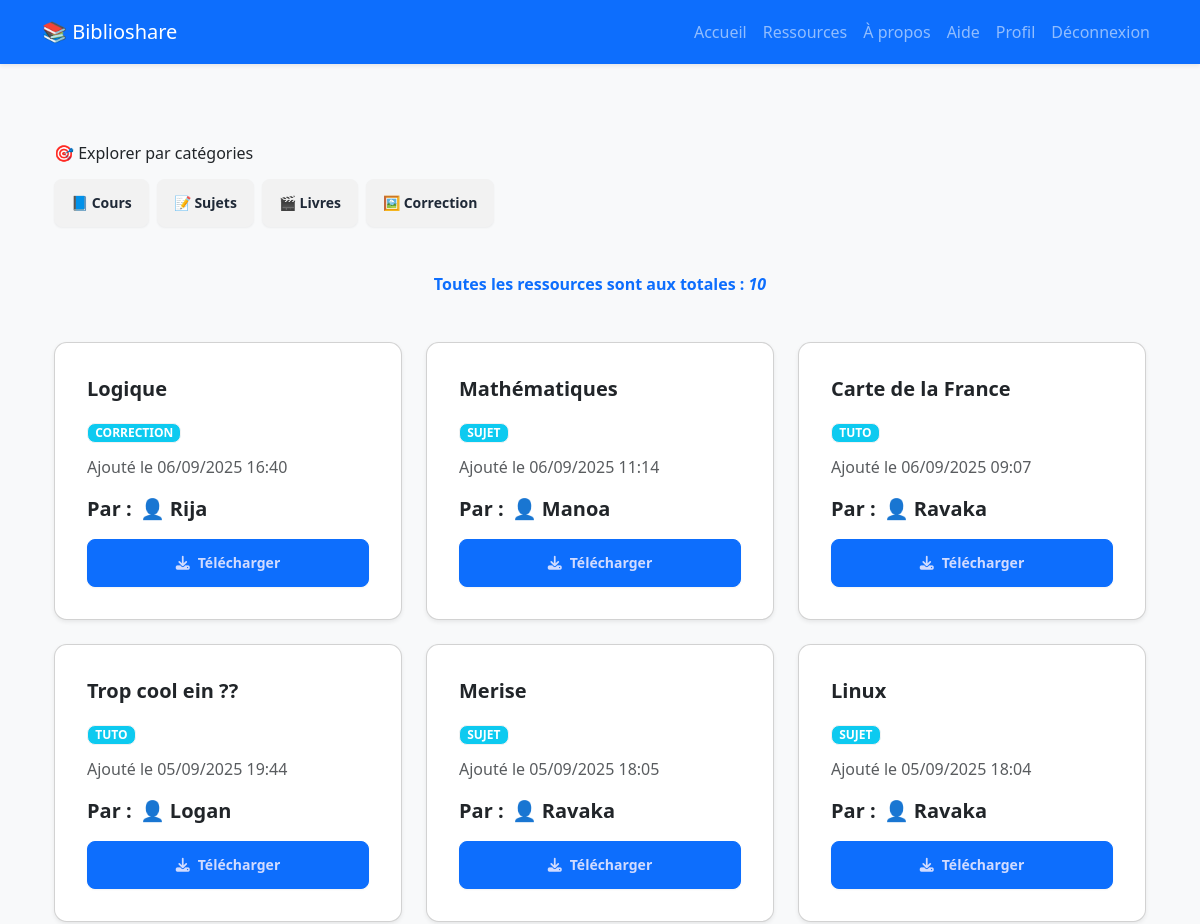
Page /fr/listes/ (signed in, upper part) on the earlier database version.
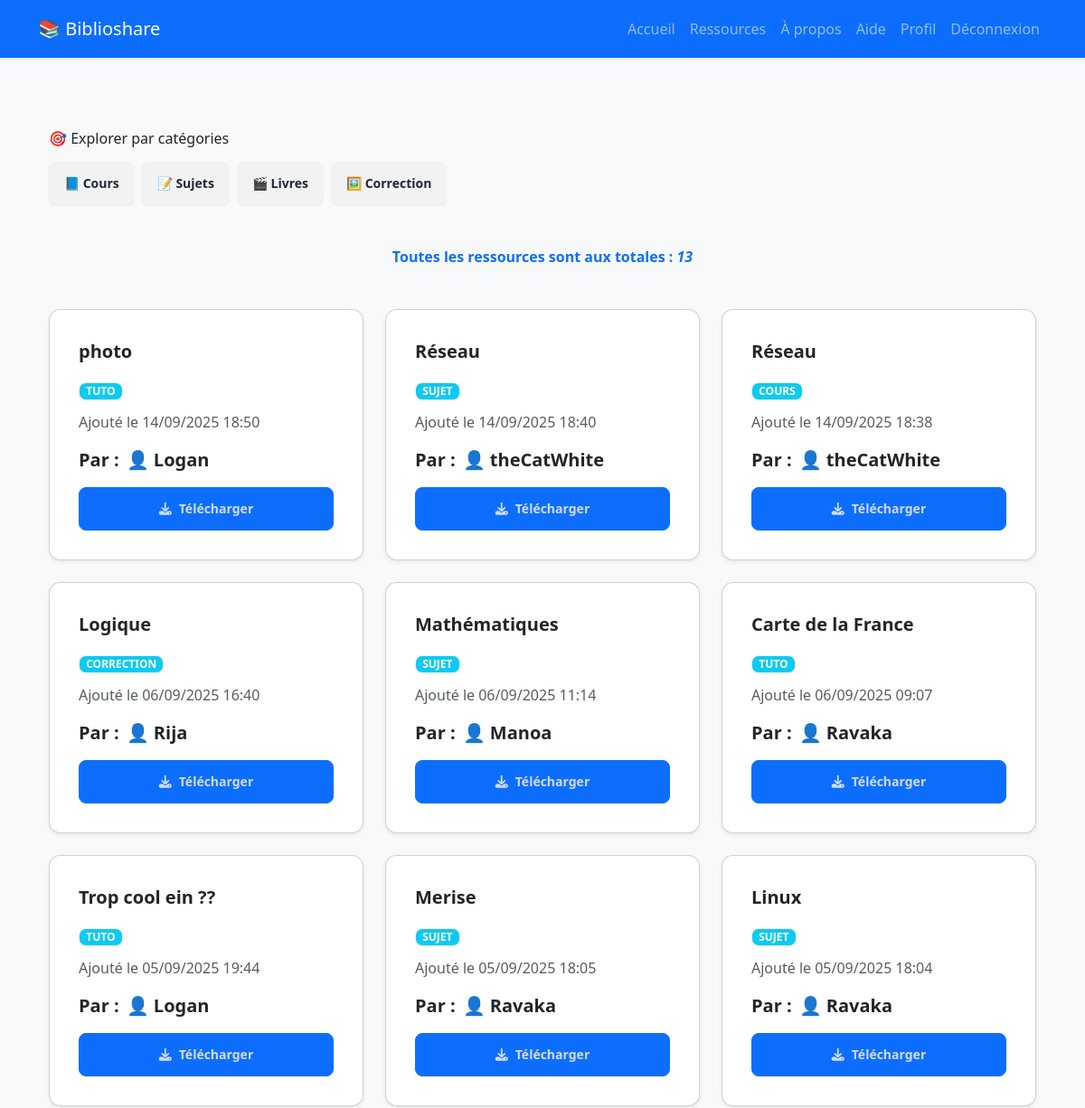
Same page on the later database version.
### Ressource/models.py (models this page shows, shortened)
class Ressource(models.Model):
    TYPE_CHOICES = [
        ('cours', 'Cours'),
        ('sujet', 'Sujet'),
        ('correction', 'Correction'),
        ('tuto', 'Tutoriel'),
        ('livre', 'Livre'),
    ]
    titre = models.CharField(max_length=255)
    fichier = models.FileField(upload_to="ressources/")
    type = models.CharField(max_length=20, choices=TYPE_CHOICES)
    date_ajout = models.DateTimeField(auto_now_add=True)
    proprietaire = models.ForeignKey(settings.AUTH_USER_MODEL, on_delete=models.CASCADE, related_name="ressources")

### Ressource/views.py (the view)
# urls.py: path("listes/", views.liste_ressources, name="liste_ressources"),
@login_required
def liste_ressources(request):
    ressources = Ressource.objects.all().order_by("-date_ajout")
    return render(request, "ressource/liste.html", {"ressources": ressources})

### templates/ressource/liste.html (shortened to what this page needs)
{% extends "user/base.html" %}
{% load i18n %}
{% block content %}
<div class="container mt-5">
  <h3 class="mb-3">{% trans "🎯 Explorer par catégories" %}</h3>
  <div class="d-flex flex-wrap gap-2">
    <a href="{% url 'ressource:recherche_ressource' %}?q=cours" class="btn btn-outline-secondary">{% trans "📘 Cours" %}</a>
    <a href="{% url 'ressource:recherche_ressource' %}?q=sujet" class="btn btn-outline-secondary">{% trans "📝 Sujets" %}</a>
    <a href="{% url 'ressource:recherche_ressource' %}?q=livre" class="btn btn-outline-secondary">{% trans "🎬 Livres" %}</a>
    <a href="{% url 'ressource:recherche_ressource' %}?q=correction" class="btn btn-outline-secondary">{% trans "🖼️ Correction" %}</a>
  </div>
</div>
<div class="container mt-5">
    <h2 class="mb-4 text-center text-primary"><strong>{% trans "Toutes les ressources sont aux totales :" %} <em>{{ressources.count}}</em></strong></h2></br>
    {% if ressources %}
        <div class="row g-4">
            {% for r in ressources %}
                <div class="col-md-6 col-lg-4">
                    <div class="card shadow-sm card-hover h-100">
                        <div class="card-body d-flex flex-column">
                            <h5 class="card-title">{{ r.titre }}</h5>
                            <p class="mb-1">
                                <span class="badge bg-info badge-type "style="color:red;">{{ r.type }}</span>
                            </p>
                            <p class="card-text text-muted mb-2">
                                {% trans "Ajouté le" %} {{ r.date_ajout|date:"d/m/Y H:i" }}
                            </p>
                            <h5 class="card-title">{% trans "Par " %}:
                                <a href="{% url 'utilisateur:profil_utilisateur' r.proprietaire.id %}" class="fw-bold text-decoration-none">
                                👤 {{ r.proprietaire.username }}
                                </a>
                            </h5>
                            <a href="{% url 'ressource:telecharger_ressource' r.id%}" class="btn btn-primary mt-auto" download>
                                <i class="fas fa-download"></i> {% trans "Télécharger" %}
                            </a>
                        </div>
                    </div>
                </div>
            {% endfor %}
        </div>
    {% else %}
        <p class="text-center text-muted">{% trans "Vous n'avez encore partagé aucune ressource." %}</p>
    {% endif %}
</div>
<link rel="stylesheet" href="https://cdnjs.cloudflare.com/ajax/libs/font-awesome/6.4.2/css/all.min.css">
{% endblock %}

Differences in the rows shown:
added Ressource: titre "photo", type "TUTO", date_ajout "14/09/2025 18:50", proprietaire.username "Logan"
added Ressource: titre "Réseau", type "SUJET", date_ajout "14/09/2025 18:40", proprietaire.username "theCatWhite"
added Ressource: titre "Réseau", type "COURS", date_ajout "14/09/2025 18:38", proprietaire.username "theCatWhite"
Other differences:
{{ ressources.count }}: "10" → "13"
